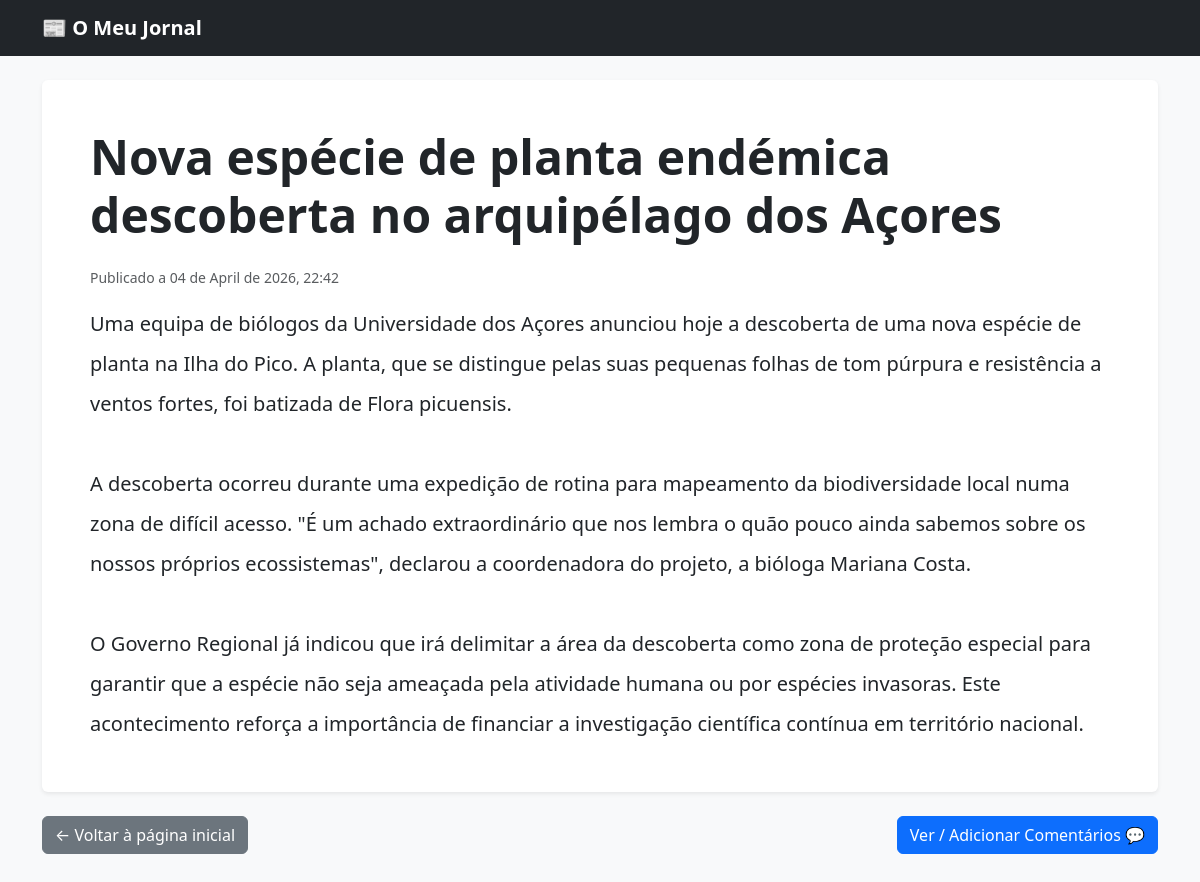
Screenshot of /artigo/2/ with the database file from the repository.
### noticias/models.py (models this page shows, shortened)
class Artigo(models.Model):
    titulo = models.CharField(max_length=200)
    corpo_texto = models.TextField()
    data_publicacao = models.DateTimeField(default=timezone.now)
    class Meta:
        ordering = ['-data_publicacao']

### noticias/views.py (the view)
# urls.py: path('artigo/<int:artigo_id>/', views.detalhe_artigo, name='detalhe_artigo'),
def detalhe_artigo(request, artigo_id):
    artigo = get_object_or_404(Artigo, id=artigo_id)
    return render(request, 'noticias/detalhe_artigo.html', {'artigo': artigo})

### noticias/templates/noticias/detalhe_artigo.html (shortened to what this page needs)
{% extends 'noticias/base.html' %}
{% block conteudo %}
    <div class="card shadow-sm border-0 mb-4">
        <div class="card-body p-5">
            <h1 class="display-5 fw-bold mb-4">{{ artigo.titulo }}</h1>
            <p class="text-muted small">Publicado a {{ artigo.data_publicacao|date:"d \d\e F \d\e Y, H:i" }}</p>
            <div class="fs-5 lh-lg text-dark">
                {{ artigo.corpo_texto|linebreaksbr }}
            </div>
        </div>
    </div>
    <div class="d-flex justify-content-between mb-5">
        <a href="{% url 'lista_artigos' %}" class="btn btn-secondary">&larr; Voltar à página inicial</a>
        <a href="{% url 'comentarios_artigo' artigo.id %}" class="btn btn-primary">Ver / Adicionar Comentários 💬</a>
    </div>
{% endblock %}

### rows the page displays
Artigo: titulo "Nova espécie de planta endémica descoberta no arquipélago dos Açores", data_publicacao "04 de April de 2026, 22:42", corpo_texto "Uma equipa de biólogos da Universidade dos Açores anunciou hoje a descoberta de uma nova espécie de planta na Ilha do Pico. A planta, que se distingue pelas suas pequenas folhas de tom púrpura e resistência a ventos fortes, foi batizada de Flora picuensis. A descoberta ocorreu durante uma expedição de rotina para mapeamento da biodiversidade local numa zona de difícil acesso. \"É um achado extraordinário que nos lembra o quão pouco ainda sabemos sobre os nossos próprios ecossistemas\", declarou a coordenadora do projeto, a bióloga Mariana Costa. O Governo Regional já indicou que irá delimitar a área da descoberta como zona de proteção especial para garantir que a espécie não seja ameaçada…"
